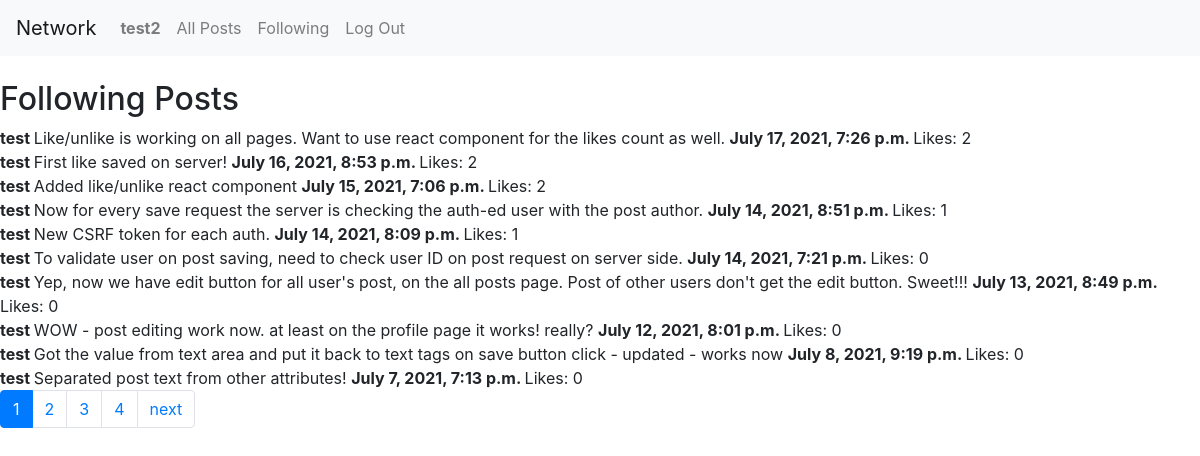
Screenshot of /following (signed in) with the database file from the repository.
### network/models.py (models this page shows, shortened)
class User(AbstractUser):
    following = models.ManyToManyField('self', symmetrical=False, related_name="followers", blank=True) # how to avoid following yourself
    def __str__(self):
        return f"{self.username}"

class Post(models.Model):
    author = models.ForeignKey(User, on_delete=models.CASCADE, related_name="posts")
    text = models.CharField(max_length=100)
    likes_count = models.PositiveIntegerField(default=0) # stores the number of likes for this post
    likes_users = models.ManyToManyField(User, blank=True) # this table stores pairs User:Post
    date_time = models.DateTimeField(auto_now=False, auto_now_add=True)

### network/views.py (the view)
# urls.py: path("following", views.following, name="following"),
def following(request):
    if not request.user.is_authenticated:
        return HttpResponseRedirect(reverse("index"))
    users = request.user.following.all()
    print(users)
    posts = []
    for user in users:
        posts += user.posts.all() # collect all following posts
    def datetime(p):
        return p.date_time
    posts.sort(reverse=True, key=datetime)
    paginator=Paginator(posts, 10)
    page_number = request.GET.get('page')
    page_obj = paginator.get_page(page_number)
    return render(request, "network/following.html", {"page_obj": page_obj})

### network/templates/network/following.html (shortened to what this page needs)
{% extends "network/layout.html" %}
{% block body %}
    <br>
    <h2> Following Posts </h2>
    <div>
        {% for post in page_obj %}
            <div class="post" id="{{post.id}}">
                <b> {{post.author}} </b>
                <text class="text"> {{post.text}} </text>
                <b> {{post.date_time}} </b>
                <likes class="likes"> Likes: {{post.likes_count}} </likes>
            </div>
        {% endfor %}
    </div>
{% endblock %}

### network/templates/network/layout.html (shortened to what this page needs)
{% load static %}
<!DOCTYPE html>
<html lang="en">
    <head>
        <link rel="stylesheet" href="https://stackpath.bootstrapcdn.com/bootstrap/4.4.1/css/bootstrap.min.css">
        <link href="{% static 'network/styles.css' %}" rel="stylesheet">
    </head>
    <body>
        <nav class="navbar navbar-expand-lg navbar-light bg-light">
            <a class="navbar-brand" href="#">Network</a>
            <div>
              <ul class="navbar-nav mr-auto">
                {% if user.is_authenticated %}
                    <li class="nav-item">
                        <a class="nav-link" href="{% url 'profile' %}"><strong>{{ user.username }}</strong></a>
                    </li>
                {% endif %}
                <li class="nav-item">
                  <a class="nav-link" href="{% url 'index' %}">All Posts</a>
                </li>
                {% if user.is_authenticated %}
                    <li class="nav-item">
                        <a class="nav-link" href="{% url 'following' %}">Following</a>
                    </li>
                    <li class="nav-item">
                        <a class="nav-link" href="{% url 'logout' %}">Log Out</a>
                    </li>
                {% endif %}
              </ul>
            </div>
          </nav>
        <div class="body">
            {% block body %}
            {% endblock %}
        </div>
        <nav aria-label="Posts navigation pages">
            <ul class="pagination">
                {% for current_page in page_obj.paginator.page_range %}
                    {% if current_page != page_obj.number %}
                        <li class="page-item">
                            <a class="page-link" href="?page={{ current_page }}">
                                {{current_page}}
                            </a>
                        </li>
                    {% else %}
                        <li class="page-item active">
                            <a class="page-link">
                                {{current_page}}
                            </a>
                        </li>
                    {% endif %}
                {% endfor %}
                {% if page_obj.has_next %}
                    <li class="page-item">
                        <a class="page-link" href="?page={{ page_obj.next_page_number }}">
                            next
                        </a>
                    </li>
                {% endif %}
            </ul>
        </nav>
    </body>
</html>

### rows the page displays
User: username "test2"
Post: author "test", text "Like/unlike is working on all pages. Want to use react component for the likes count as well.", date_time "July 17, 2021, 7:26 p.m.", likes_count "2"
Post: author "test", text "First like saved on server!", date_time "July 16, 2021, 8:53 p.m.", likes_count "2"
Post: author "test", text "Added like/unlike react component", date_time "July 15, 2021, 7:06 p.m.", likes_count "2"
Post: author "test", text "Now for every save request the server is checking the auth-ed user with the post author.", date_time "July 14, 2021, 8:51 p.m.", likes_count "1"
Post: author "test", text "New CSRF token for each auth.", date_time "July 14, 2021, 8:09 p.m.", likes_count "1"
Post: author "test", text "To validate user on post saving, need to check user ID on post request on server side.", date_time "July 14, 2021, 7:21 p.m.", likes_count "0"
Post: author "test", text "Yep, now we have edit button for all user's post, on the all posts page. Post of other users don't get the edit button. Sweet!!!", date_time "July 13, 2021, 8:49 p.m.", likes_count "0"
Post: author "test", text "WOW - post editing work now. at least on the profile page it works! really?", date_time "July 12, 2021, 8:01 p.m.", likes_count "0"
Post: author "test", text "Got the value from text area and put it back to text tags on save button click - updated - works now", date_time "July 8, 2021, 9:19 p.m.", likes_count "0"
Post: author "test", text "Separated post text from other attributes!", date_time "July 7, 2021, 7:13 p.m.", likes_count "0"

### other values shown
{{ current_page }} "1"
{{ current_page }} "2" "3" "4"
